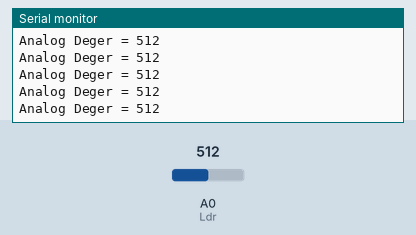
This sketch was run on a simulated Arduino Uno, built with avr-gcc and run on an emulated ATmega328P. Parts: the last lines printed to the serial monitor. The inputs (shaded band) are chosen by the test bench; at power-on: A0 (Ldr) = 512.

Above: at 1.2 s.
1.3 s: A0 (Ldr) set to 716
At 1.68 s:
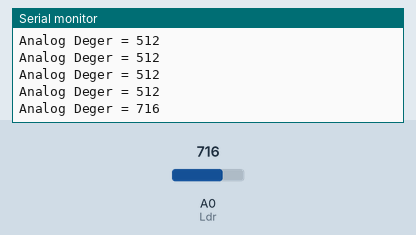
2.8 s: A0 (Ldr) set to 900
At 2.94 s:
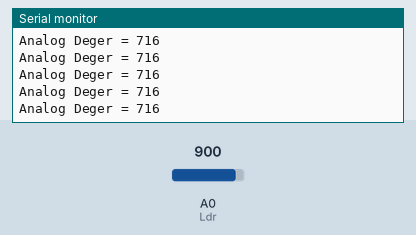
Timing chart, 0 to 5.8 s (numbered marks = the images above; inputs shaded):
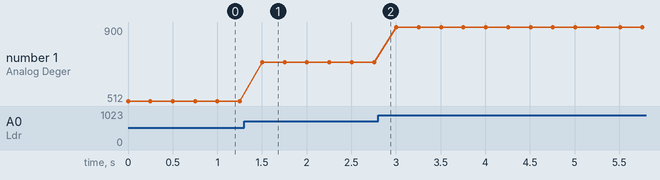

Measured:
- after the input at 1.3 s, the serial monitor: prints a new line after 0.20 s (image 1)
- plotted number 1: 512 → 716 after the input at 1.3 s, 716 → 900 after the input at 2.8 s

The sketch:

LDR_DEGER_OKUMA.ino
```cpp
#define Ldr A0
void setup()
{
Serial.begin(9600);
}
void loop()
{
int Ldr_deger = analogRead(Ldr);
Serial.print("Analog Deger = ");
Serial.println(Ldr_deger);
delay(250);
}
```
